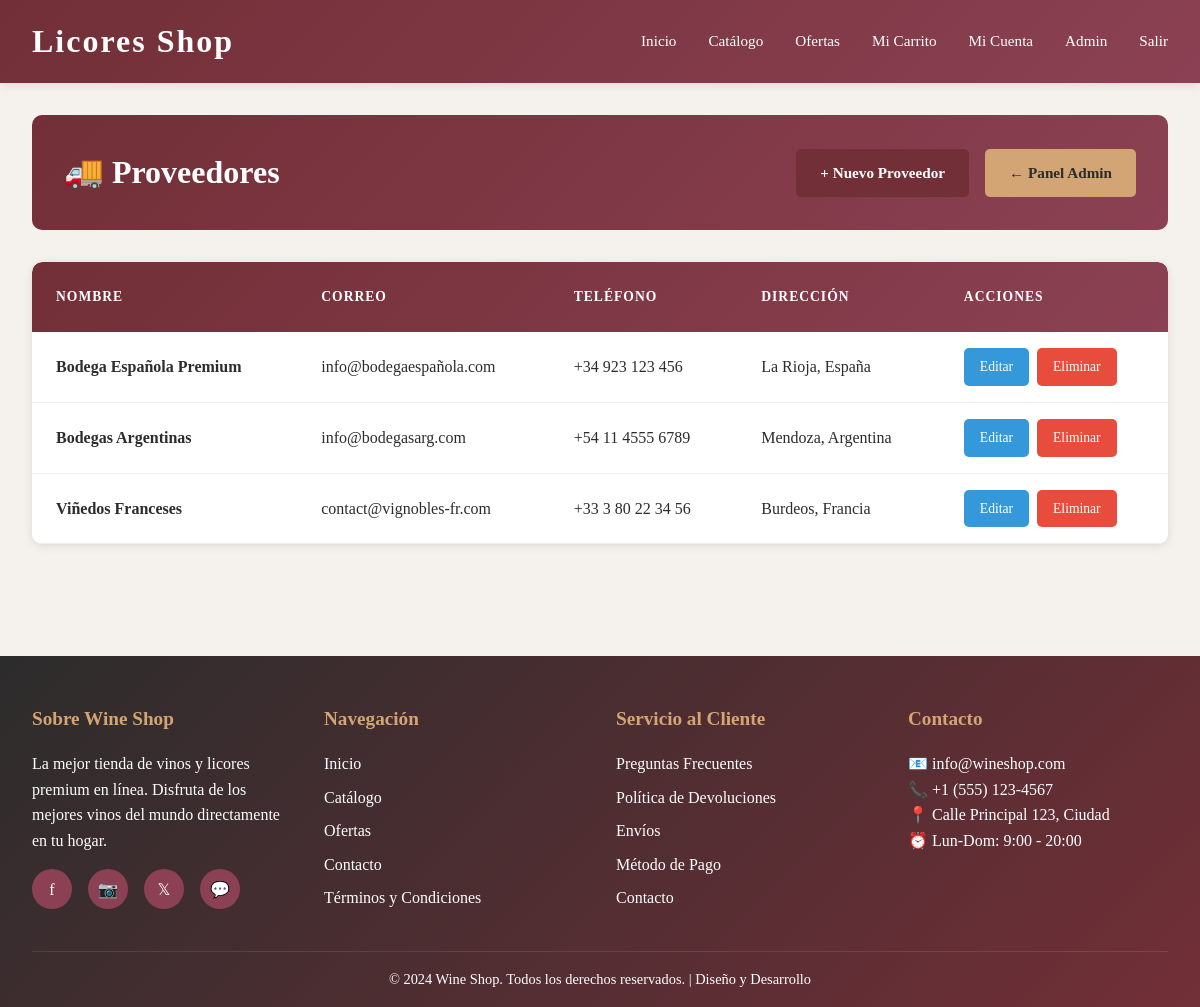
The page /proveedores/ (signed in) on the database its author committed.
### shop/models.py (models this page shows, shortened)
class Proveedor(models.Model):
    nombre = models.CharField(max_length=100)
    correo = models.EmailField()
    telefono = models.CharField(max_length=20)
    direccion = models.TextField()
    fecha_registro = models.DateTimeField(auto_now_add=True)

### shop/views.py (the view)
# urls.py: path('proveedores/', views.proveedores_list, name='proveedores_list'),
@admin_required
def proveedores_list(request):
    proveedores = Proveedor.objects.all().order_by('nombre')
    context = {'proveedores': proveedores}
    return render(request, 'crud/proveedores_list.html', context)

### shop/views.py (called while the page is built)
def admin_required(view_func):
    @wraps(view_func)
    def wrapper(request, *args, **kwargs):
        if not request.user.is_authenticated:
            return redirect('login')
        if not request.user.is_superuser:
            messages.error(request, 'Acceso denegado. Solo administradores.')
            return redirect('home')
        return view_func(request, *args, **kwargs)
    return wrapper

### templates/crud/proveedores_list.html (shortened to what this page needs)
{% extends "crud/base_crud.html" %}
{% block crud_content %}
<div class="crud-header">
    <h1 class="crud-title">🚚 Proveedores</h1>
    <div class="crud-actions">
        <a href="{% url 'proveedor_create' %}" class="btn btn-primary">+ Nuevo Proveedor</a>
        <a href="{% url 'admin_panel' %}" class="btn btn-secondary">← Panel Admin</a>
    </div>
</div>
{% if proveedores %}
<div class="table-container">
    <table>
        <thead>
            <tr>
                <th>Nombre</th>
                <th>Correo</th>
                <th>Teléfono</th>
                <th>Dirección</th>
                <th>Acciones</th>
            </tr>
        </thead>
        <tbody>
            {% for proveedor in proveedores %}
            <tr>
                <td><strong>{{ proveedor.nombre }}</strong></td>
                <td>{{ proveedor.correo }}</td>
                <td>{{ proveedor.telefono }}</td>
                <td>{{ proveedor.direccion|truncatewords:5 }}</td>
                <td>
                    <div class="action-buttons">
                        <a href="{% url 'proveedor_edit' proveedor.id %}" class="btn-small btn-edit">Editar</a>
                        <a href="{% url 'proveedor_delete' proveedor.id %}" class="btn-small btn-delete">Eliminar</a>
                    </div>
                </td>
            </tr>
            {% endfor %}
        </tbody>
    </table>
</div>
{% endif %}
{% endblock %}

### templates/base.html (style rules this page uses)
* { margin: 0; padding: 0; box-sizing: border-box; }
:root { --primary: #722f37; --secondary: #8b4153; --accent: #d4a574; --light: #f5f1ed; --dark: #2c2c2c; --white: #ffffff; --error: #e74c3c; --success: #27ae60; }
body { font-family: 'Playfair Display', 'Georgia', serif; background-color: var(--light); color: var(--dark); line-height: 1.6; }
.btn { padding: 0.75rem 1.5rem; border: none; border-radius: 5px; font-size: 0.95rem; cursor: pointer; transition: all 0.3s ease; text-decoration: none; display: inline-block; font-family: 'Playfair Display', serif; font-weight: 600; }
.btn-primary { background: var(--primary); color: var(--white); }
.btn-secondary { background: var(--accent); color: var(--dark); }
table { width: 100%; border-collapse: collapse; background: var(--white); border-radius: 10px; overflow: hidden; box-shadow: 0 2px 10px rgba(0,0,0,0.1); }
thead { background: linear-gradient(135deg, var(--primary), var(--secondary)); color: var(--white); }
th { padding: 1rem; text-align: left; font-weight: 600; }
td { padding: 1rem; border-bottom: 1px solid #eee; }

### templates/crud/base_crud.html (style rules this page uses)
.crud-header { background: linear-gradient(135deg, #722f37 0%, #8b4153 100%); color: white; padding: 2rem; margin-bottom: 2rem; border-radius: 10px; display: flex; justify-content: space-between; align-items: center; flex-wrap: wrap; gap: 1rem; }
.crud-title { font-size: 2rem; margin: 0; display: flex; align-items: center; gap: 1rem; }
.crud-actions { display: flex; gap: 1rem; flex-wrap: wrap; }
.table-container { background: white; border-radius: 10px; overflow: hidden; box-shadow: 0 2px 10px rgba(0,0,0,0.1); margin-bottom: 2rem; }
table { width: 100%; border-collapse: collapse; }
thead { background: linear-gradient(135deg, #722f37 0%, #8b4153 100%); color: white; }
th { padding: 1.5rem; text-align: left; font-weight: 600; text-transform: uppercase; font-size: 0.85rem; letter-spacing: 1px; }
td { padding: 1rem 1.5rem; border-bottom: 1px solid #eee; }
.action-buttons { display: flex; gap: 0.5rem; flex-wrap: wrap; }
.btn-small { padding: 0.5rem 1rem; font-size: 0.85rem; border-radius: 5px; text-decoration: none; border: none; cursor: pointer; transition: all 0.3s ease; }
.btn-edit { background: #3498db; color: white; }
.btn-delete { background: #e74c3c; color: white; }

### rows shown on the page
Proveedor: nombre "Bodega Española Premium", correo "info@bodegaespañola.com", telefono "+34 923 123 456", direccion "La Rioja, España"
Proveedor: nombre "Bodegas Argentinas", correo "info@bodegasarg.com", telefono "+54 11 4555 6789", direccion "Mendoza, Argentina"
Proveedor: nombre "Viñedos Franceses", correo "contact@vignobles-fr.com", telefono "+33 3 80 22 34 56", direccion "Burdeos, Francia"
